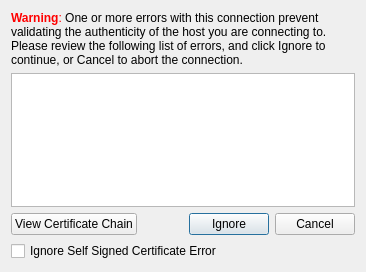
<?xml version="1.0" encoding="UTF-8"?>
<ui version="4.0">
 <class>SslErrorDlg</class>
 <widget class="QDialog" name="SslErrorDlg">
  <property name="geometry">
   <rect>
    <x>0</x>
    <y>0</y>
    <width>366</width>
    <height>272</height>
   </rect>
  </property>
  <property name="windowTitle">
   <string>Unable To Validate The Connection</string>
  </property>
  <property name="windowIcon">
   <iconset resource="RavenRemoteClient.qrc">
    <normaloff>:/Client/Resources/AppIcon.ico</normaloff>:/Client/Resources/AppIcon.ico</iconset>
  </property>
  <layout class="QVBoxLayout" name="verticalLayout">
   <item>
    <widget class="QLabel" name="label">
     <property name="text">
      <string>&lt;html&gt;&lt;head&gt;&lt;meta name=&quot;qrichtext&quot; content=&quot;1&quot; /&gt;&lt;style type=&quot;text/css&quot;&gt;
p, li { white-space: pre-wrap; }
&lt;/style&gt;&lt;/head&gt;&lt;body style=&quot; font-family:'Sans Serif'; font-size:9pt; font-weight:400; font-style:normal;&quot;&gt;
&lt;p style=&quot; margin-top:0px; margin-bottom:0px; margin-left:0px; margin-right:0px; -qt-block-indent:0; text-indent:0px;&quot;&gt;&lt;span style=&quot; font-weight:600; color:#ff0000;&quot;&gt;Warning&lt;/span&gt;&lt;span style=&quot; color:#ff0000;&quot;&gt;:&lt;/span&gt;&lt;span style=&quot; color:#000000;&quot;&gt; One or more errors with this connection prevent validating the authenticity of the host you are connecting to. Please review the following list of errors, and click &lt;/span&gt;&lt;span style=&quot; color:#000000;&quot;&gt;Ignore&lt;/span&gt;&lt;span style=&quot; color:#000000;&quot;&gt; to continue, or &lt;/span&gt;&lt;span style=&quot; color:#000000;&quot;&gt;Cancel&lt;/span&gt;&lt;span style=&quot; color:#000000;&quot;&gt; to abort the connection.&lt;/span&gt;&lt;/p&gt;&lt;/body&gt;&lt;/html&gt;</string>
     </property>
     <property name="wordWrap">
      <bool>true</bool>
     </property>
    </widget>
   </item>
   <item>
    <widget class="QListWidget" name="SslErrorList"/>
   </item>
   <item>
    <layout class="QHBoxLayout">
     <item>
      <widget class="QPushButton" name="CertChainBtn">
       <property name="text">
        <string>View Certificate Chain</string>
       </property>
       <property name="autoDefault">
        <bool>false</bool>
       </property>
      </widget>
     </item>
     <item>
      <spacer>
       <property name="orientation">
        <enum>Qt::Horizontal</enum>
       </property>
       <property name="sizeHint" stdset="0">
        <size>
         <width>40</width>
         <height>20</height>
        </size>
       </property>
      </spacer>
     </item>
     <item>
      <widget class="QPushButton" name="IgnoreBtn">
       <property name="text">
        <string>Ignore</string>
       </property>
      </widget>
     </item>
     <item>
      <widget class="QPushButton" name="CancelBtn">
       <property name="text">
        <string>Cancel</string>
       </property>
      </widget>
     </item>
    </layout>
   </item>
   <item>
    <widget class="QCheckBox" name="IgnoreSelfSignedCertCheck">
     <property name="text">
      <string>Ignore Self Signed Certificate Error</string>
     </property>
    </widget>
   </item>
  </layout>
 </widget>
 <layoutdefault spacing="6" margin="11"/>
 <resources>
  <include location="RavenRemoteClient.qrc"/>
 </resources>
 <connections/>
</ui>
